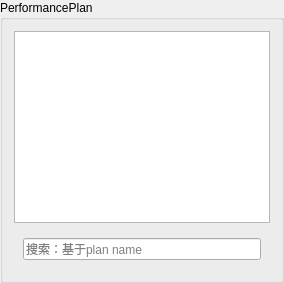
                  <widget class="QGroupBox" name="groupBox_3">
                   <property name="title">
                    <string>PerformancePlan</string>
                   </property>
                   <layout class="QVBoxLayout" name="verticalLayout_6">
                    <item>
                     <widget class="QListView" name="pp_performance_plan">
                      <property name="contextMenuPolicy">
                       <enum>Qt::DefaultContextMenu</enum>
                      </property>
                      <property name="selectionMode">
                       <enum>QAbstractItemView::ExtendedSelection</enum>
                      </property>
                     </widget>
                    </item>
                    <item>
                     <widget class="QWidget" name="widget_3" native="true">
                      <layout class="QHBoxLayout" name="horizontalLayout_20">
                       <item>
                        <widget class="QLineEdit" name="pp_performance_plan_search">
                         <property name="inputMask">
                          <string/>
                         </property>
                         <property name="placeholderText">
                          <string>搜索：基于plan name</string>
                         </property>
                        </widget>
                       </item>
                      </layout>
                     </widget>
                    </item>
                   </layout>
                  </widget>
